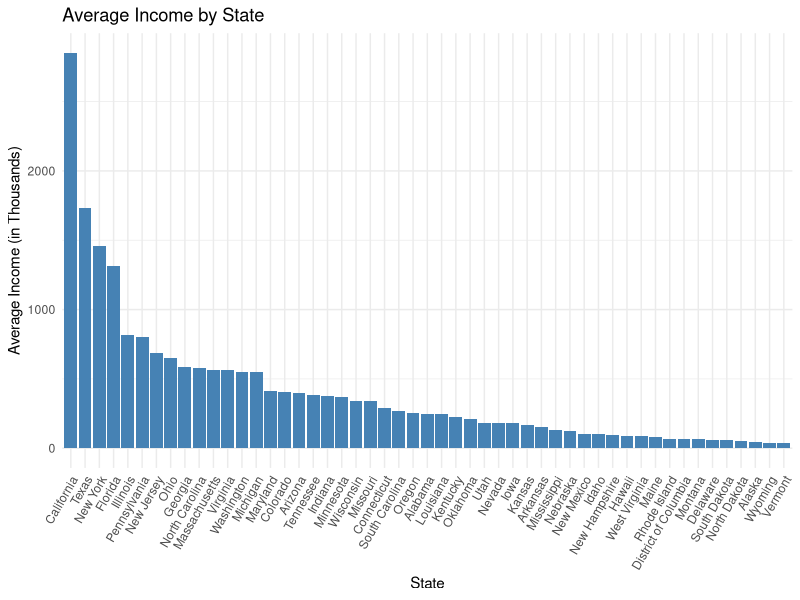
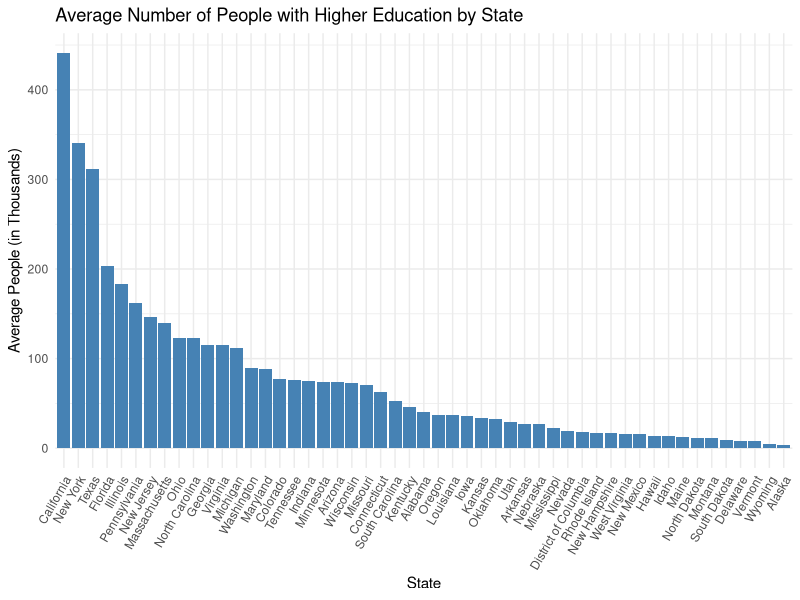
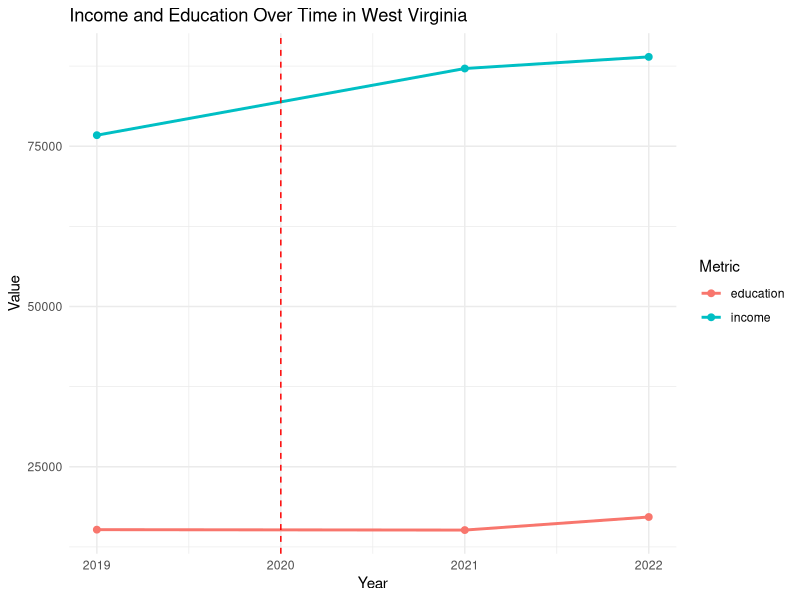
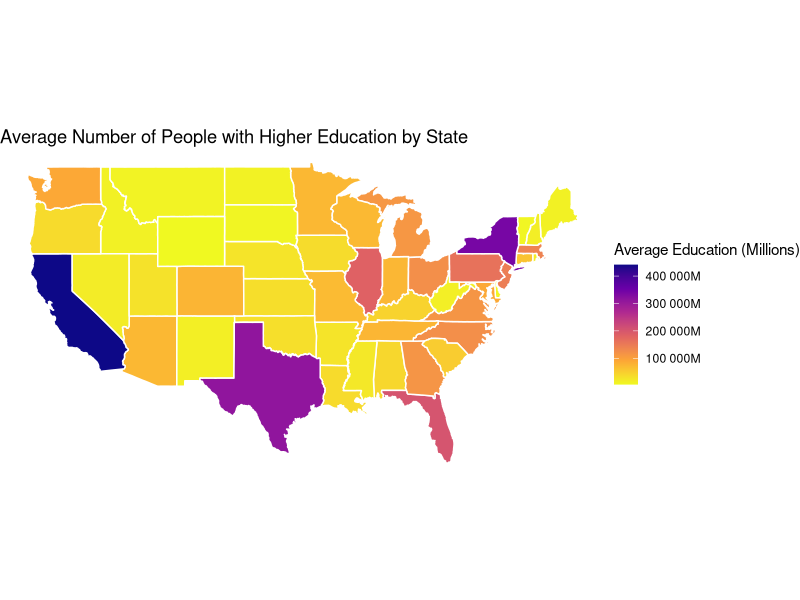
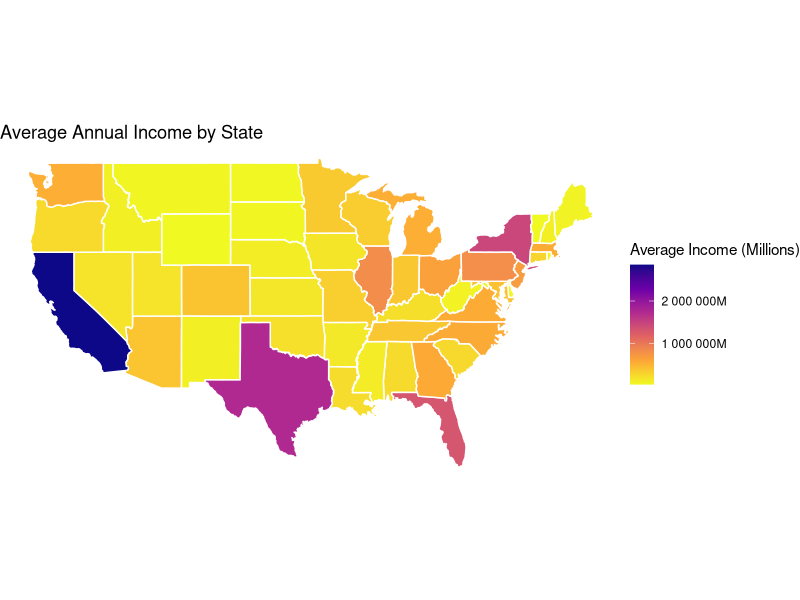
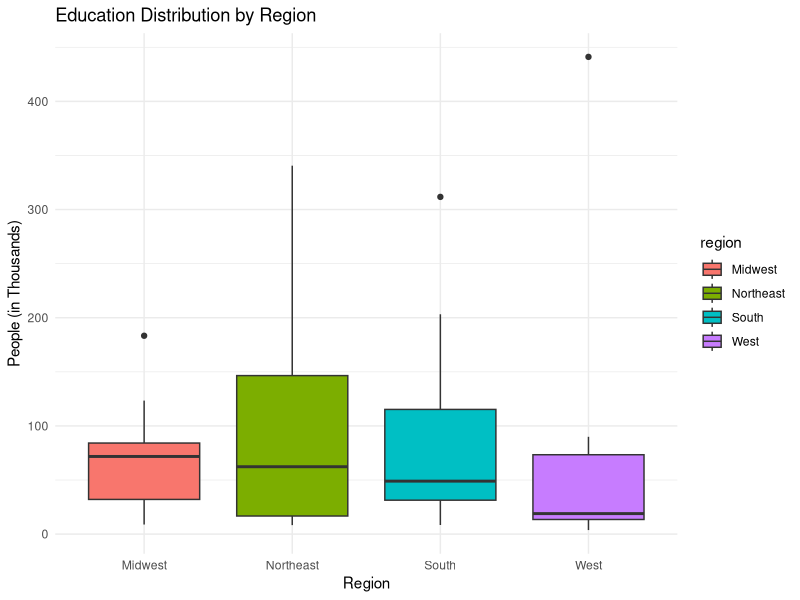
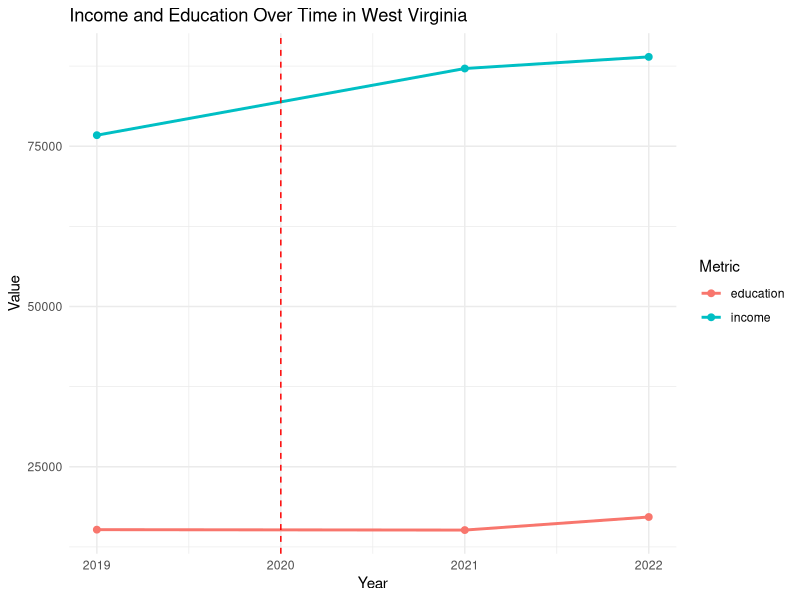

Here is the R script that generated these plots, in order:
## ---- chunk 1
install.packages("tidyverse")

install.packages("maps")

## ---- chunk 2
library(tidyverse)
library(tidyverse)
library(readr)
library(dplyr)
library(purrr)
library(tidyr)
library(ggplot2)
library(maps)
## ---- chunk 3
library(tidyverse)
income2019 <- read_csv("data/income2019.csv")
income2021 <- read_csv("data/income2021.csv") 
income2022 <- read_csv("data/income2022.csv")
education2019 <- read_csv("data/education2019.csv") 
education2021 <- read_csv("data/educayion2021.csv") 
education2022 <- read_csv("data/education2022.csv") 
## ---- chunk 4
head(income2019)
## ---- chunk 5
head(education2019)
## ---- chunk 6
#Selection of columns with total estimate for each year

col_numbers<- c(2,seq(3,604, by=12))
education2019_clean<-education2019[,col_numbers]

col_numbers<- c(2,seq(3,604, by=12))
education2021_clean<-education2021[,col_numbers]

col_numbers<- c(2,seq(3,604, by=12))
education2022_clean<-education2022[,col_numbers]
## ---- chunk 7
# Add column year

education2019_clean <- education2019_clean %>%
  mutate(year = 2019)

education2021_clean <- education2021_clean %>%
  mutate(year = 2021)

education2022_clean <- education2022_clean %>%
  mutate(year = 2022)
## ---- chunk 8
#Selection of Population 18-24 years with bachelor's degree or higher for each year

Bachelor_2019 <- education2019_clean[6, ]

Bachelor_2021 <- education2021_clean[6, ]

Bachelor_2022 <- education2022_clean[6, ]
## ---- chunk 9
#Merge education data

merged_education <- bind_rows(Bachelor_2019, Bachelor_2021, Bachelor_2022)
## ---- chunk 10
#Rename column

merged_education_clean <- merged_education %>%
  rename(Variable = `Label..Grouping.`)
## ---- chunk 11
#Match the structure of the education data for consistent analysis
#Change states names

merged_education_clean <- merged_education_clean %>%
  select(-Variable, -1) %>%
  pivot_longer(-year, names_to = "GeoName", values_to = "education")%>%
  mutate(GeoName = gsub("\\.\\.Total\\.\\.Estimate", "", GeoName))
## ---- chunk 12
# Remove dots in states names
merged_education_clean <- merged_education_clean %>%
  mutate(GeoName = gsub("\\.", " ", GeoName))
## ---- chunk 13
#Check state names

unique(merged_education_clean$GeoName)
## ---- chunk 14
# Remove dots in states names
  merged_education_clean <- merged_education_clean %>%
  mutate(GeoName = gsub("\\.", " ", GeoName))

#Convert column education to numeric
merged_education_clean <- merged_education_clean %>%
  mutate(education = as.numeric(gsub(",", "", education)))
## ---- chunk 15
#Add column year and rename column

income2019_clean <- income2019 %>%
  mutate(year = 2019)%>%
  rename(income = X2019)

income2021_clean <- income2021 %>%
  mutate(year = 2021)%>%
  rename(income = X2021)

income2022_clean <- income2022 %>%
  mutate(year = 2022)%>%
  rename(income = X2022)
## ---- chunk 16
#Merge income data

merged_income <- bind_rows(income2019_clean, income2021_clean, income2022_clean)
## ---- chunk 17
#Remove rows and columns not relevant to the analysis

merged_income_clean <- merged_income %>%
  filter(GeoName != "United States")%>%
  select(year, income, GeoName)%>%
  filter(!is.na(income))
## ---- chunk 18
###Creation of new variables###

#Calculation of average income per state

average_income <- merged_income_clean %>%
  group_by(GeoName) %>%
  summarise(avg_income = mean(income, na.rm = TRUE))%>%
  arrange(desc(avg_income))

## ---- chunk 19
#Plot figure

ggplot(average_income, aes(x = reorder(GeoName, -avg_income), y = avg_income/1e3)) +
  geom_bar(stat = "identity", fill = "steelblue") +
  theme_minimal() +
  labs(
    title = "Average Income by State",
    x = "State",
    y = "Average Income (in Thousands)"
  ) +
  theme(axis.text.x = element_text(angle = 60, hjust = 1))

## ---- chunk 20
#Calculation of average education per state and remove commas and convert to numeric

average_education <- merged_education_clean %>%
  mutate(education = as.numeric(gsub(",", "", education))) %>%
  group_by(GeoName) %>%
  summarise(avg_education = mean(education, na.rm = TRUE))%>%
  arrange(desc(avg_education))

## ---- chunk 21
#Plot figure

ggplot(average_education, aes(x = reorder(GeoName, -avg_education), y = avg_education/1e3)) +
  geom_bar(stat = "identity", fill = "steelblue") +
  theme_minimal() +
  labs(
    title = "Average Number of People with Higher Education by State",
    x = "State",
    y = "Average People (in Thousands)"
  ) +
  theme(axis.text.x = element_text(angle = 60, hjust = 1))

## ---- chunk 22
##Visualize Temporal Variation

# Merge education data and income data

merged_data <-merged_education_clean%>%
  left_join(merged_income_clean, by = c("GeoName", "year"))

#Select West Virginia because it is the state with the highest obesity rate

west_virginia_data <- merged_data %>%
  filter(GeoName == "West Virginia") %>%
  select(year, income, education)

# Prepare date before plotting
plot_temporal <- west_virginia_data %>%
  pivot_longer(cols = c(income, education),
               names_to = "Metric", values_to = "value")

## ---- chunk 23
# Plot
ggplot(plot_temporal, aes(x = year, y = value, color = Metric)) +
  geom_line(size = 1) +
  geom_point(size = 2) +
  geom_vline(xintercept = 2020, linetype = "dashed", color = "red") +
  labs(
    title = "Income and Education Over Time in West Virginia",
    x = "Year",
    y = "Value",
    color = "Metric"
  ) +
  theme_minimal()

## ---- chunk 24
###Visualization###

##Visualize spatial variation

#Education data
# Map data for U.S. states

us_states <- map_data("state")

#Change education data to match map data

education_map <- average_education %>%
  mutate(region = tolower(GeoName))

#Merge the education data to the US map data

education_map <- us_states %>%
  left_join(education_map, by = "region")

## ---- chunk 25
# Plot average education per state with color scale in millions

ggplot(education_map, aes(x = long, y = lat, group = group, fill = avg_education)) +
  geom_polygon(color = "white") +
  coord_fixed(1.3) +
  labs(
    title = "Average Number of People with Higher Education by State",
    fill = "Average Education (Millions)"
  ) +
  scale_fill_viridis_c(option = "plasma", direction = -1, labels = scales::label_number(suffix = "M", accuracy = 1)) +
  theme_void()
## ---- chunk 26
###Visualization###

##Visualize spatial variation

#Income data


# Map data for U.S. states

us_states <- map_data("state")

#Change education data to match map data

income_map <- average_income %>%
  mutate(region = tolower(GeoName))

#Merge the education data to the US map data

income_map <- us_states %>%
  left_join(income_map, by = "region")

## ---- chunk 27
# Plot average income per state with color scale in millions

ggplot(income_map, aes(x = long, y = lat, group = group, fill = avg_income)) +
  geom_polygon(color = "white") +
  coord_fixed(1.3) +
  labs(
    title = "Average Annual Income by State",
    fill = "Average Income (Millions)"
  ) +
  scale_fill_viridis_c(option = "plasma", direction = -1, labels = scales::label_number(suffix = "M", accuracy = 1)) +
  theme_void()
## ---- chunk 28
##Visualize Sub-population variation

# Create a data frame that maps states to 4 regions
state_regions <- data.frame(
  GeoName = c(
    "Connecticut", "Maine", "Massachusetts", "New Hampshire", "Rhode Island", "Vermont",
    "New Jersey", "New York", "Pennsylvania",
    "Illinois", "Indiana", "Michigan", "Ohio", "Wisconsin",
    "Iowa", "Kansas", "Minnesota", "Missouri", "Nebraska", "North Dakota", "South Dakota",
    "Delaware", "Florida", "Georgia", "Maryland", "North Carolina", "South Carolina", 
    "Virginia", "Washington D.C.", "West Virginia", "Alabama", "Kentucky", "Mississippi", 
    "Tennessee", "Arkansas", "Louisiana", "Oklahoma", "Texas",
    "Arizona", "Colorado", "Idaho", "Montana", "Nevada", "New Mexico", 
    "Utah", "Wyoming", "Alaska", "California", "Hawaii", "Oregon", "Washington"
  ),
  region = c(
    rep("Northeast", 9),
    rep("Midwest", 12),
    rep("South", 17),
    rep("West", 13)
  )
)

#Merge average education and regions
education_states <- average_education %>%
  inner_join(state_regions, by = "GeoName")

## ---- chunk 29
#Plot
ggplot(education_states, aes(x = region, y = avg_education / 1e3, fill = region)) +
  geom_boxplot() +
  theme_minimal() +
  labs(
    title = "Education Distribution by Region",
    x = "Region",
    y = "People (in Thousands)"
  )
## ---- chunk 30
# Plot
ggplot(plot_temporal, aes(x = year, y = value, color = Metric)) +
  geom_line(size = 1) +
  geom_point(size = 2) +
  geom_vline(xintercept = 2020, linetype = "dashed", color = "red") +
  labs(
    title = "Income and Education Over Time in West Virginia",
    x = "Year",
    y = "Value",
    color = "Metric"
  ) +
  theme_minimal()
